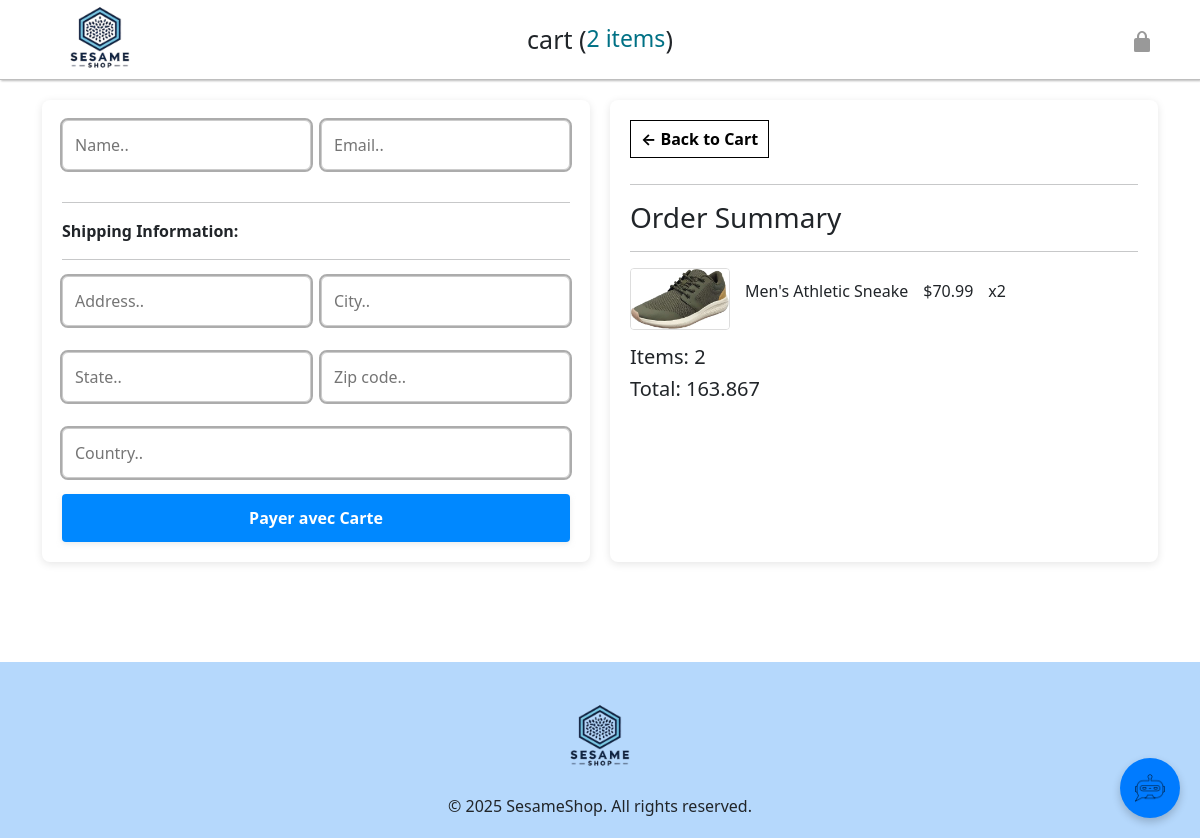
The app's page /orders/ (signed in) with its own data.
### Ecommerce/models.py (models this page shows, shortened)
class Order(models.Model):
	customer = models.ForeignKey(Customer, on_delete=models.SET_NULL, null=True, blank=True)
	date_ordered = models.DateTimeField(auto_now_add=True)
	complete = models.BooleanField(default=False)
	transaction_id = models.CharField(max_length=100, null=True)
	def __str__(self):
		return str(self.id)
	@property
	def get_cart_total(self):
		orderitems = self.orderitem_set.all()
		total = sum([item.get_total for item in orderitems])
		return total
	@property
	def get_cart_items(self):
		orderitems = self.orderitem_set.all()
		total = sum([item.quantity for item in orderitems])
		return total
	@property
	def get_shipping_cost(self):
		return Decimal('6.99')
	@property
	def get_cart_totalplus_shipping(self):
		return self.get_cart_total + self.get_shipping_cost
	@property
	def get_estimated_tax(self):
		return self.get_cart_totalplus_shipping * Decimal('0.1')
	@property
	def get_cart_totalplus_shipping_and_tax(self):
		return self.get_cart_totalplus_shipping + self.get_estimated_tax

class OrderItem(models.Model):
	product = models.ForeignKey(Product, on_delete=models.SET_NULL, null=True)
	order = models.ForeignKey(Order, on_delete=models.SET_NULL, null=True)
	quantity = models.IntegerField(default=0, null=True, blank=True)
	date_added = models.DateTimeField(auto_now_add=True)
	@property
	def get_total(self):
		total = self.product.price * self.quantity
		return total

class Product(models.Model):
    image = models.ImageField(upload_to='products/')
    name = models.CharField(max_length=100)
    description = models.TextField(default='', blank=True)
    rate_star = models.ForeignKey(Rating, on_delete=models.CASCADE)
    rate = models.IntegerField(default=0)
    price = models.DecimalField(max_digits=10, decimal_places=2)
    category = models.ForeignKey('Category', on_delete=models.CASCADE)
    stock = models.PositiveIntegerField()
    is_solde = models.BooleanField(default=False)

### Ecommerce/views.py (the view)
# urls.py: path('orders/', views.orders, name='orders'),
def orders(request):
    if request.user.is_authenticated:
        customer = request.user.customer
        order = Order.objects.get_or_create(customer=customer, complete=False)[0]
        items = order.orderitem_set.all()
    else:
        items = []
        order = {'get_cart_total': 0, 'get_cart_items': 0
                 , 'get_shipping_cost': 0, 'get_cart_totalplus_shipping': 0
                 , 'get_estimated_tax': 0, 'get_cart_totalplus_shipping_and_tax': 0
                }
    context = {'items':items, 'order': order,
               'STRIPE_PUBLIC_KEY': settings.STRIPE_PUBLIC_KEY}
    print(context)
    return render(request, 'orders.html', context)

### Ecommerce/templates/orders.html (shortened to what this page needs)
{% extends "base.html" %}
{% load static %}
{% block header %}
{% include 'header2.html' %}
{% endblock header %}
{% block content %}
<div class="container">
    <div class="form-container">
      <form id="form">
        <div class="form-group">
          <input type="text" name="name" placeholder="Name.." required />
          <input type="email" name="email" placeholder="Email.." required />
        </div>
        <hr />
        <p class="section-title">Shipping Information:</p>
        <hr />
        <div class="form-group">
          <input type="text" name="address" placeholder="Address.." />
          <input type="text" name="city" placeholder="City.." />
          <input type="text" name="state" placeholder="State.." />
          <input type="text" name="zipcode" placeholder="Zip code.." />
          <input type="text" name="country" placeholder="Country.." />
        </div>
          <button id="checkout-button" class="button-primary">Payer avec Carte</button>
      </form>
    </div>
    <div class="summary-container">
      <a href="{% url 'cart' %}" class="back-link">← Back to Cart</a>
      <hr />
      <h3>Order Summary</h3>
      <hr />
      {% for item in items %}
      <div class="cart-row">
        <img src="{{item.product.image.url}}" alt="Product" />
        <p>{{ item.product.name }}</p>
        <p>${{ item.product.price }}</p>
        <p>x{{ item.quantity }}</p>
      </div>
      {% endfor %}
      <h5>Items: {{order.get_cart_items }}</h5>
      <h5>Total: {{ order.get_cart_totalplus_shipping_and_tax}}</h5>
    </div>
  </div>
{% endblock %}

### Ecommerce/templates/header2.html (shortened to what this page needs)
{% load static %}
<div class="cart-header">
    <div class="header-content">
      <div class="cart-header-left-section">
        <a href="{% url 'home' %}">
          <img class="sesame-logo" src="{% static 'images/sesame-logo.png' %}">
        </a>
      </div>
      <div class="cart-header-middle-section">
        cart (<a class="return-to-home-link"
          href="{% url 'home' %}">{{ order.get_cart_items }} items</a>)
      </div>
      <div class="cart-header-right-section" onclick="location.href='{% url 'login' %}'">
        <img src="{% static 'images/icons/checkout-lock-icon.png' %}" alt="Cart lock icon">
      </div>
    </div>
  </div>

### static/styles/shared/general.css (style rules this page uses)
* { box-sizing: border-box; }
body { font-family: Roboto, Arial; color: rgb(33, 33, 33); margin: 0; padding: 0; }
button { cursor: pointer; }
input, select, button { font-family: Roboto, Arial; }
input { outline: 2px solid rgb(172, 172, 172); }
.button-primary { color: rgb(255, 255, 255); background-color: rgb(0, 136, 255); border:none; border-radius: 4px; cursor: pointer; box-shadow: 0 2px 5px rgba(213, 217, 217, 0.5); transition: all 0.3s ease; }

### static/styles/shared/sesame-header.css (style rules this page uses)
.sesame-logo { width: 100px; margin-top: -5px; }

### static/styles/pages/cart/cart-header.css (style rules this page uses)
.cart-header { height: 80px; padding-left: 30px; padding-right: 30px; background-color: white; display: flex; justify-content: center; position: fixed; top: 0; left: 0; right: 0; z-index: 1000; border-bottom: 1px solid rgb(190, 190, 190); box-shadow: 1px 1px 2px rgba(0, 0, 0, 0.27); }
.header-content { width: 100%; max-width: 1100px; display: flex; align-items: center; }
.cart-header-left-section { width: 150px; }
.sesame-logo { width: 100px; margin-top: 12px; }
.cart-header-middle-section { flex: 1; flex-shrink: 0; text-align: center; font-size: 25px; font-weight: 500; display: flex; justify-content: center; }
.return-to-home-link { color: rgb(0, 113, 133); font-size: 23px; text-decoration: none; cursor: pointer; }
.cart-header-right-section { text-align: right; width: 150px; }

### static/styles/pages/login.css (style rules this page uses)
button { width: 100%; padding: 0.75rem; background-color: #4CAF50; color: white; border: none; border-radius: 8px; cursor: pointer; font-weight: bold; }

### static/styles/pages/singup.css (style rules this page uses)
form input[type="text"], form input[type="password"], form input[type="email"] { width: 100%; padding: 12px; margin-bottom: 1rem; border: 1px solid #ccc; border-radius: 6px; font-size: 1rem; }
button { width: 100%; padding: 12px; background-color: #28a745; color: #fff; border: none; border-radius: 6px; font-size: 1rem; cursor: pointer; }

### static/styles/pages/orders.css (style rules this page uses)
.container { display: flex; gap: 20px; max-width: 1200px; margin: auto; flex-wrap: wrap; margin-top: 100px; margin-bottom: 100px; }
.form-container, .summary-container { background-color: white; border-radius: 8px; box-shadow: 0 2px 8px rgba(0, 0, 0, 0.1); padding: 20px; flex: 1 1 400px; min-width: 300px; }
.form-group { display: flex; flex-wrap: wrap; gap: 10px; }
.form-group input { flex: 1 1 calc(50% - 10px); padding: 10px; border: 1px solid #ccc; border-radius: 4px; }
.section-title { font-weight: bold; margin: 10px 0; }
.back-link { text-decoration: none; color: black; font-weight: bold; border: 1px solid #000000; padding: 6px 10px; display: inline-block; margin-bottom: 10px; }
.cart-row { display: flex; align-items: center; gap: 15px; margin-bottom: 15px; }
.cart-row img { width: 100px; height: auto; border: 1px solid #ddd; border-radius: 4px; }

### records on screen
Order: get_cart_items "2", get_cart_totalplus_shipping_and_tax "163.867"
OrderItem: product.image (picture), product.name "Men's Athletic Sneake", product.price "70.99", quantity "2"
